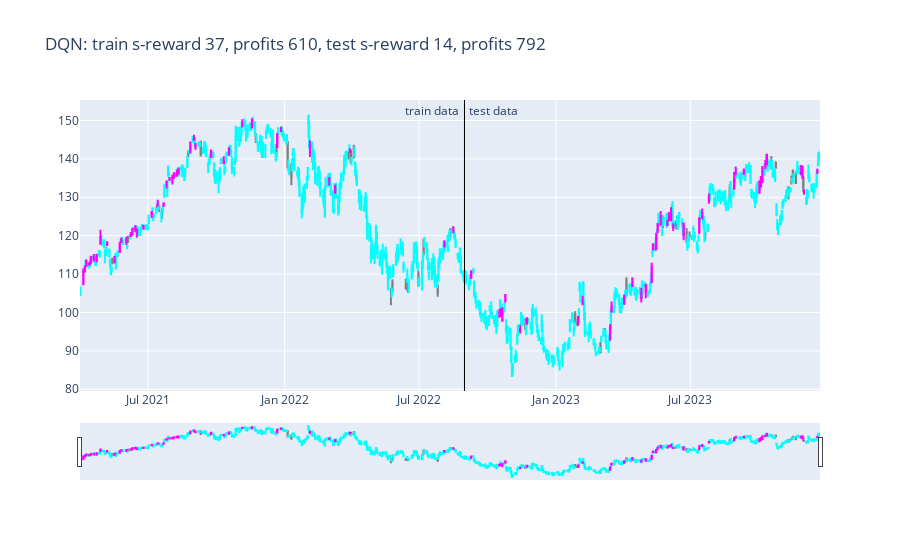

The cell this chart's notebook holds for it:
### Code cell
plot_train_test_by_q(Environment1(train), Environment1(test), Q, 'DQN')
